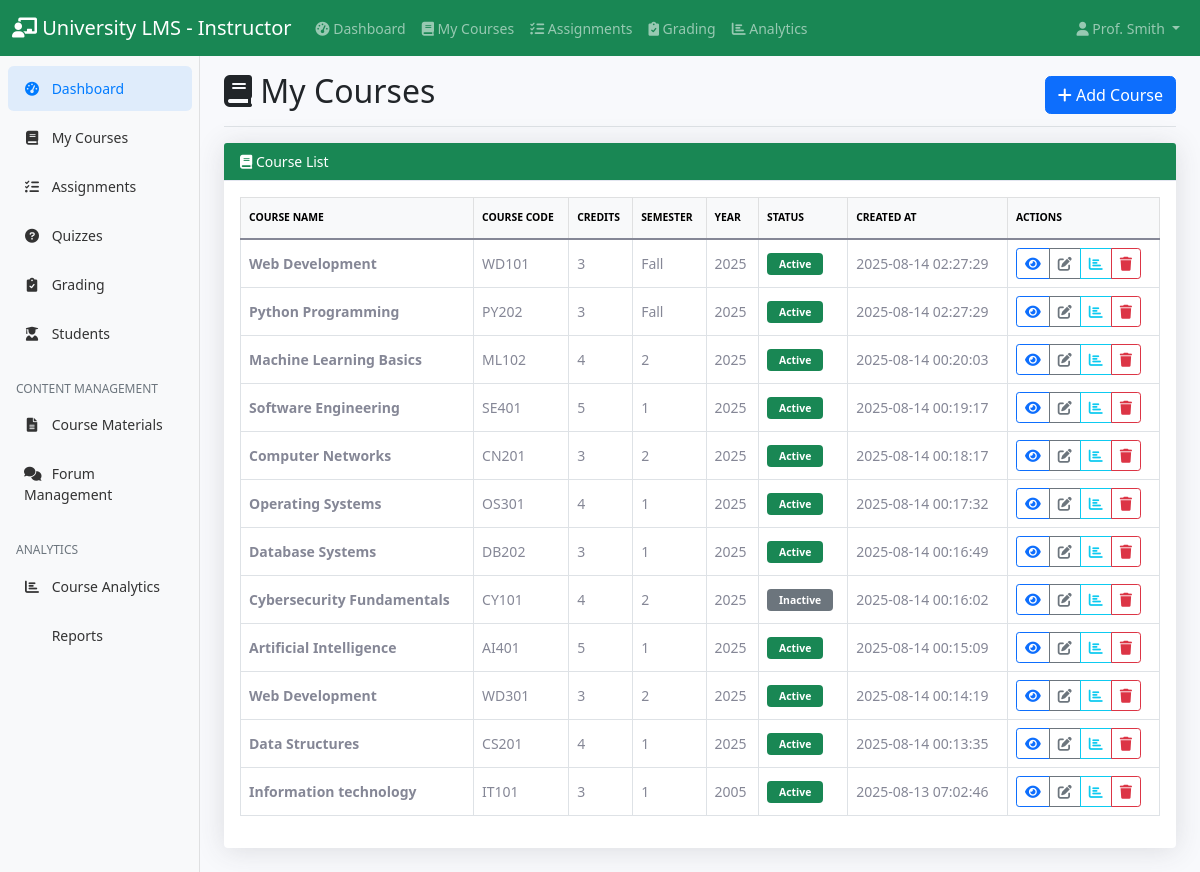
Screenshot of /instructor/courses.php (signed in) with the database file from the repository.
### tables this page shows
CREATE TABLE `courses` (
  `id` int(11) NOT NULL,
  `title` varchar(200) NOT NULL,
  `description` text DEFAULT NULL,
  `instructor_id` int(11) NOT NULL,
  `course_code` varchar(20) NOT NULL,
  `credits` int(11) DEFAULT 3,
  `semester` varchar(20) DEFAULT NULL,
  `year` int(11) DEFAULT NULL,
  `max_students` int(11) DEFAULT 50,
  `status` enum('active','inactive') DEFAULT 'active',
  `created_at` timestamp NOT NULL DEFAULT current_timestamp()
);

### instructor/courses.php (the view, shortened to what this page needs)
<?php
$database = new Database();
$conn = $database->getConnection();
$stmt = $conn->prepare("SELECT * FROM courses WHERE instructor_id = ? ORDER BY created_at DESC");
$stmt->execute([$_SESSION['user_id']]);
$courses = $stmt->fetchAll(PDO::FETCH_ASSOC);
?>
<!DOCTYPE html>
<html lang="vi">
<head>
    <link href="https://cdn.jsdelivr.net/npm/bootstrap@5.1.3/dist/css/bootstrap.min.css" rel="stylesheet">
    <link href="https://cdnjs.cloudflare.com/ajax/libs/font-awesome/6.0.0/css/all.min.css" rel="stylesheet">
    <link href="../assets/css/dashboard.css" rel="stylesheet">
</head>
<body>
    <?php include '../includes/instructor_navbar.php'; ?>
    <div class="container-fluid">
        <div class="row">
            <?php include '../includes/instructor_sidebar.php'; ?>
            <main class="col-md-9 ms-sm-auto col-lg-10 px-md-4">
                <div class="d-flex justify-content-between flex-wrap flex-md-nowrap align-items-center pt-3 pb-2 mb-3 border-bottom">
                    <h1 class="h2">
                        <i class="fas fa-book"></i> My Courses
                    </h1>
                    <a href="course_create.php" class="btn btn-primary"><i class="fas fa-plus"></i> Add Course</a>
                </div>
                <div class="row mb-4">
                    <div class="col-12">
                        <div class="card shadow">
                            <div class="card-header bg-success text-white">
                                <i class="fas fa-book"></i> Course List
                            </div>
                            <div class="card-body">
                                <?php if (empty($courses)): ?>
                                    <div class="text-center py-4">
                                        <i class="fas fa-book fa-3x text-gray-300 mb-3"></i>
                                        <p class="text-muted">You have not created any courses yet.</p>
                                        <a href="course_create.php" class="btn btn-primary">Create Your First Course</a>
                                    </div>
                                <?php else: ?>
                                    <div class="table-responsive">
                                        <table class="table table-bordered align-middle">
                                            <thead class="table-light">
                                                <tr>
                                                    <th>Course Name</th>
                                                    <th>Course Code</th>
                                                    <th>Credits</th>
                                                    <th>Semester</th>
                                                    <th>Year</th>
                                                    <th>Status</th>
                                                    <th>Created At</th>
                                                    <th>Actions</th>
                                                </tr>
                                            </thead>
                                            <tbody>
                                                <?php foreach ($courses as $course): ?>
                                                    <tr>
                                                        <td><strong><?= htmlspecialchars($course['title']) ?></strong></td>
                                                        <td><?= htmlspecialchars($course['course_code']) ?></td>
                                                        <td><?= $course['credits'] ?></td>
                                                        <td><?= htmlspecialchars($course['semester']) ?></td>
                                                        <td><?= $course['year'] ?></td>
                                                        <td>
                                                            <span class="badge <?= $course['status'] == 'active' ? 'bg-success' : 'bg-secondary' ?>">
                                                                <?= ucfirst($course['status']) ?>
                                                            </span>
                                                        </td>
                                                        <td><?= $course['created_at'] ?></td>
                                                        <td>
                                                            <div class="btn-group" role="group">
                                                                <a href="course_view.php?id=<?= $course['id'] ?>" class="btn btn-sm btn-outline-primary" title="Xem"><i class="fas fa-eye"></i></a>
                                                                <a href="course_edit.php?id=<?= $course['id'] ?>" class="btn btn-sm btn-outline-secondary" title="Sửa"><i class="fas fa-edit"></i></a>
                                                                <a href="course_analytics.php?id=<?= $course['id'] ?>" class="btn btn-sm btn-outline-info" title="Phân tích"><i class="fas fa-chart-bar"></i></a>
                                                                   <a href="course_delete.php?id=<?= $course['id'] ?>" class="btn btn-sm btn-outline-danger" title="Delete" onclick="return confirm('Are you sure you want to delete this course?');"><i class="fas fa-trash"></i></a>
                                                            </div>
                                                        </td>
                                                    </tr>
                                                <?php endforeach; ?>
                                            </tbody>
                                        </table>
                                    </div>
                                <?php endif; ?>
                            </div>
                        </div>
                    </div>
                </div>
            </main>
        </div>
    </div>
</body>
</html>

### assets/css/dashboard.css (style rules this page uses)
body { font-size: .875rem; background-color: #f8f9fc; }
.card { box-shadow: 0 0.15rem 1.75rem 0 rgba(58, 59, 69, 0.15) !important; border: none; }
.card-header { background-color: #f8f9fc; border-bottom: 1px solid #e3e6f0; }
.btn { border-radius: 0.35rem; font-weight: 400; }
.btn-sm { padding: 0.25rem 0.5rem; font-size: 0.875rem; border-radius: 0.2rem; }
.table { color: #858796; }
.table th { border-top: none; font-weight: 600; text-transform: uppercase; font-size: 0.65rem; padding-top: 0.75rem; padding-bottom: 0.75rem; }
.badge { font-weight: 600; font-size: 0.65rem; padding: 0.375rem 0.75rem; }
.shadow { box-shadow: 0 0.15rem 1.75rem 0 rgba(58, 59, 69, 0.15) !important; }

### rows the page displays
courses: title "Web Development", course_code "WD101", credits "3", semester "Fall", year "2025", status "Active", created_at "2025-08-14 02:27:29"
courses: title "Python Programming", course_code "PY202", credits "3", semester "Fall", year "2025", status "Active", created_at "2025-08-14 02:27:29"
courses: title "Machine Learning Basics", course_code "ML102", credits "4", semester "2", year "2025", status "Active", created_at "2025-08-14 00:20:03"
courses: title "Software Engineering", course_code "SE401", credits "5", semester "1", year "2025", status "Active", created_at "2025-08-14 00:19:17"
courses: title "Computer Networks", course_code "CN201", credits "3", semester "2", year "2025", status "Active", created_at "2025-08-14 00:18:17"
courses: title "Operating Systems", course_code "OS301", credits "4", semester "1", year "2025", status "Active", created_at "2025-08-14 00:17:32"
courses: title "Database Systems", course_code "DB202", credits "3", semester "1", year "2025", status "Active", created_at "2025-08-14 00:16:49"
courses: title "Cybersecurity Fundamentals", course_code "CY101", credits "4", semester "2", year "2025", status "Inactive", created_at "2025-08-14 00:16:02"
courses: title "Artificial Intelligence", course_code "AI401", credits "5", semester "1", year "2025", status "Active", created_at "2025-08-14 00:15:09"
courses: title "Web Development", course_code "WD301", credits "3", semester "2", year "2025", status "Active", created_at "2025-08-14 00:14:19"
courses: title "Data Structures", course_code "CS201", credits "4", semester "1", year "2025", status "Active", created_at "2025-08-14 00:13:35"
courses: title "Information technology", course_code "IT101", credits "3", semester "1", year "2005", status "Active", created_at "2025-08-13 07:02:46"

### other values shown
$_SESSION['last_name'] "Smith"
